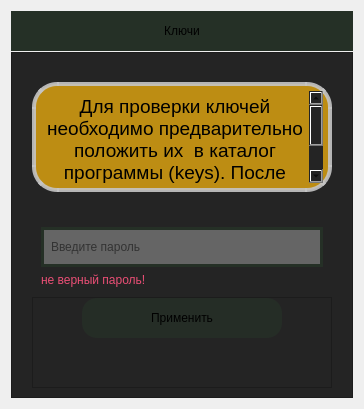
                <widget class="QWidget" name="page_5">
                 <layout class="QVBoxLayout" name="verticalLayout_10">
                  <property name="spacing">
                   <number>1</number>
                  </property>
                  <item>
                   <widget class="QLabel" name="label_11">
                    <property name="minimumSize">
                     <size>
                      <width>0</width>
                      <height>40</height>
                     </size>
                    </property>
                    <property name="maximumSize">
                     <size>
                      <width>16777215</width>
                      <height>40</height>
                     </size>
                    </property>
                    <property name="styleSheet">
                     <string notr="true">font: 14pt &quot;Sans Serif&quot;;
background-color: rgba(37, 48, 38, 1);</string>
                    </property>
                    <property name="text">
                     <string>Ключи</string>
                    </property>
                    <property name="alignment">
                     <set>Qt::AlignCenter</set>
                    </property>
                   </widget>
                  </item>
                  <item>
                   <widget class="QFrame" name="frame_9">
                    <property name="styleSheet">
                     <string notr="true">background-color: rgba(36, 36, 36, 1);
</string>
                    </property>
                    <property name="frameShape">
                     <enum>QFrame::StyledPanel</enum>
                    </property>
                    <property name="frameShadow">
                     <enum>QFrame::Raised</enum>
                    </property>
                    <layout class="QVBoxLayout" name="verticalLayout_15">
                     <property name="spacing">
                      <number>1</number>
                     </property>
                     <property name="leftMargin">
                      <number>20</number>
                     </property>
                     <property name="rightMargin">
                      <number>20</number>
                     </property>
                     <item>
                      <spacer name="verticalSpacer_13">
                       <property name="orientation">
                        <enum>Qt::Vertical</enum>
                       </property>
                       <property name="sizeType">
                        <enum>QSizePolicy::Minimum</enum>
                       </property>
                       <property name="sizeHint" stdset="0">
                        <size>
                         <width>20</width>
                         <height>20</height>
                        </size>
                       </property>
                      </spacer>
                     </item>
                     <item>
                      <widget class="QTextEdit" name="textEdit">
                       <property name="minimumSize">
                        <size>
                         <width>0</width>
                         <height>110</height>
                        </size>
                       </property>
                       <property name="maximumSize">
                        <size>
                         <width>16777215</width>
                         <height>110</height>
                        </size>
                       </property>
                       <property name="styleSheet">
                        <string notr="true">background-color: rgba(206, 152, 17, 0.9);
border: 4px solid rgb(197, 197, 197, 0.9);
border-radius: 25px;
padding: 5px;
</string>
                       </property>
                       <property name="html">
                        <string>&lt;!DOCTYPE HTML PUBLIC &quot;-//W3C//DTD HTML 4.0//EN&quot; &quot;http://www.w3.org/TR/REC-html40/strict.dtd&quot;&gt;
&lt;html&gt;&lt;head&gt;&lt;meta name=&quot;qrichtext&quot; content=&quot;1&quot; /&gt;&lt;style type=&quot;text/css&quot;&gt;
p, li { white-space: pre-wrap; }
&lt;/style&gt;&lt;/head&gt;&lt;body style=&quot; font-family:'Sans Serif'; font-size:9pt; font-weight:400; font-style:normal;&quot;&gt;
&lt;p align=&quot;center&quot; style=&quot; margin-top:0px; margin-bottom:0px; margin-left:0px; margin-right:0px; -qt-block-indent:0; text-indent:0px;&quot;&gt;&lt;span style=&quot; font-size:14pt;&quot;&gt;Для проверки ключей необходимо предварительно положить их  в каталог программы (keys). После чего вести пароль и нажать кнопу синхронизации!&lt;/span&gt;&lt;/p&gt;&lt;/body&gt;&lt;/html&gt;</string>
                       </property>
                      </widget>
                     </item>
                     <item>
                      <spacer name="verticalSpacer_14">
                       <property name="orientation">
                        <enum>Qt::Vertical</enum>
                       </property>
                       <property name="sizeType">
                        <enum>QSizePolicy::Minimum</enum>
                       </property>
                       <property name="sizeHint" stdset="0">
                        <size>
                         <width>20</width>
                         <height>25</height>
                        </size>
                       </property>
                      </spacer>
                     </item>
                     <item>
                      <widget class="QFrame" name="frame_11">
                       <property name="minimumSize">
                        <size>
                         <width>0</width>
                         <height>50</height>
                        </size>
                       </property>
                       <property name="styleSheet">
                        <string notr="true">border: none;</string>
                       </property>
                       <property name="frameShape">
                        <enum>QFrame::StyledPanel</enum>
                       </property>
                       <property name="frameShadow">
                        <enum>QFrame::Raised</enum>
                       </property>
                       <layout class="QVBoxLayout" name="verticalLayout_16">
                        <item>
                         <widget class="QLineEdit" name="edit_pass_key">
                          <property name="minimumSize">
                           <size>
                            <width>0</width>
                            <height>40</height>
                           </size>
                          </property>
                          <property name="styleSheet">
                           <string notr="true">QLineEdit {
background-color: rgba(197, 197, 197, 0.4);
border: 3px   solid rgba(37, 48, 38, 1);	 
padding: 5px;
}</string>
                          </property>
                          <property name="text">
                           <string/>
                          </property>
                          <property name="echoMode">
                           <enum>QLineEdit::Password</enum>
                          </property>
                          <property name="placeholderText">
                           <string>Введите пароль</string>
                          </property>
                         </widget>
                        </item>
                        <item>
                         <widget class="QLabel" name="info_key">
                          <property name="contextMenuPolicy">
                           <enum>Qt::NoContextMenu</enum>
                          </property>
                          <property name="styleSheet">
                           <string notr="true">color: rgb(234, 78, 117);</string>
                          </property>
                          <property name="text">
                           <string>не верный пароль!</string>
                          </property>
                         </widget>
                        </item>
                       </layout>
                      </widget>
                     </item>
                     <item>
                      <widget class="QFrame" name="frame_10">
                       <property name="frameShape">
                        <enum>QFrame::StyledPanel</enum>
                       </property>
                       <property name="frameShadow">
                        <enum>QFrame::Raised</enum>
                       </property>
                       <layout class="QGridLayout" name="gridLayout_3">
                        <property name="topMargin">
                         <number>0</number>
                        </property>
                        <property name="verticalSpacing">
                         <number>0</number>
                        </property>
                        <item row="2" column="1">
                         <spacer name="verticalSpacer_12">
                          <property name="orientation">
                           <enum>Qt::Vertical</enum>
                          </property>
                          <property name="sizeHint" stdset="0">
                           <size>
                            <width>20</width>
                            <height>40</height>
                           </size>
                          </property>
                         </spacer>
                        </item>
                        <item row="0" column="2">
                         <spacer name="horizontalSpacer_6">
                          <property name="orientation">
                           <enum>Qt::Horizontal</enum>
                          </property>
                          <property name="sizeHint" stdset="0">
                           <size>
                            <width>40</width>
                            <height>20</height>
                           </size>
                          </property>
                         </spacer>
                        </item>
                        <item row="0" column="1">
                         <widget class="QPushButton" name="btn_add_key">
                          <property name="minimumSize">
                           <size>
                            <width>200</width>
                            <height>40</height>
                           </size>
                          </property>
                          <property name="maximumSize">
                           <size>
                            <width>16777215</width>
                            <height>40</height>
                           </size>
                          </property>
                          <property name="styleSheet">
                           <string notr="true">QPushButton{
	font: 12pt &quot;Sans Serif&quot;;
	background-color: rgba(37, 48, 38, 0.7);

border-radius: 15px;
}

QPushButton:hover {
	background-color: rgba(37, 48, 38, 1);
border: 3px   solid rgba(195, 195, 195, 0.7);;
	 
}

QPushButton:pressed {
	background-color: rgba(216, 216, 216, 0.2);
}</string>
                          </property>
                          <property name="text">
                           <string>Применить</string>
                          </property>
                         </widget>
                        </item>
                        <item row="0" column="0">
                         <spacer name="horizontalSpacer_5">
                          <property name="orientation">
                           <enum>Qt::Horizontal</enum>
                          </property>
                          <property name="sizeHint" stdset="0">
                           <size>
                            <width>40</width>
                            <height>20</height>
                           </size>
                          </property>
                         </spacer>
                        </item>
                       </layout>
                      </widget>
                     </item>
                    </layout>
                   </widget>
                  </item>
                 </layout>
                </widget>
